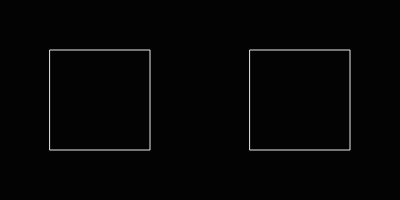
Frame 1 (no input)
Frame 60 (no input): identical to frame 1, image omitted
Frame 120 (the mouse pressed at the canvas centre since frame 60): identical to frame 1, image omitted

The p5.js sketch that drew this single still picture (run headless with seeded random() and noise() and a simulated clock; from frame 60 on, the mouse is pressed at the canvas centre):

// p5.js sketch
// ── sketch.js
let msks = [];
let mskClones = [];

let mskGraphic;

function setup() {
  createCanvas(400, 200);
  for (let i = 0; i < 2; i++) {
    msks[i] = createGraphics(width, height);
    msks[i].rectMode(CENTER);
  }

  mskGraphic = createGraphics(width, height);
  rectMode(CENTER);
}

function draw() {
  background(3);
  mskGraphic.clear();
  msks[0].rect(width * 0.25, height * 0.5, 100, 100);
  msks[1].rect(width * 0.75, height * 0.5, 100, 100);

  //graphic visual when not masked
  mskGraphic.ellipse(mouseX, mouseY, 25, 25);

  //masks
  for (let i = 0; i < msks.length; i++) {
    (mskClones[i] = msks[i].get()).mask(mskGraphic.get());
    image(mskClones[i], 0, 0);
  }

  //bounding boxes
  stroke(233);
  strokeWeight(1);
  noFill();
  rect(width * 0.25, height * 0.5, 100, 100);
  rect(width * 0.75, height * 0.5, 100, 100);
}
// ── style.css
html, body {
  margin: 0;
  padding: 0;
}

canvas {
  position: fixed;
}
